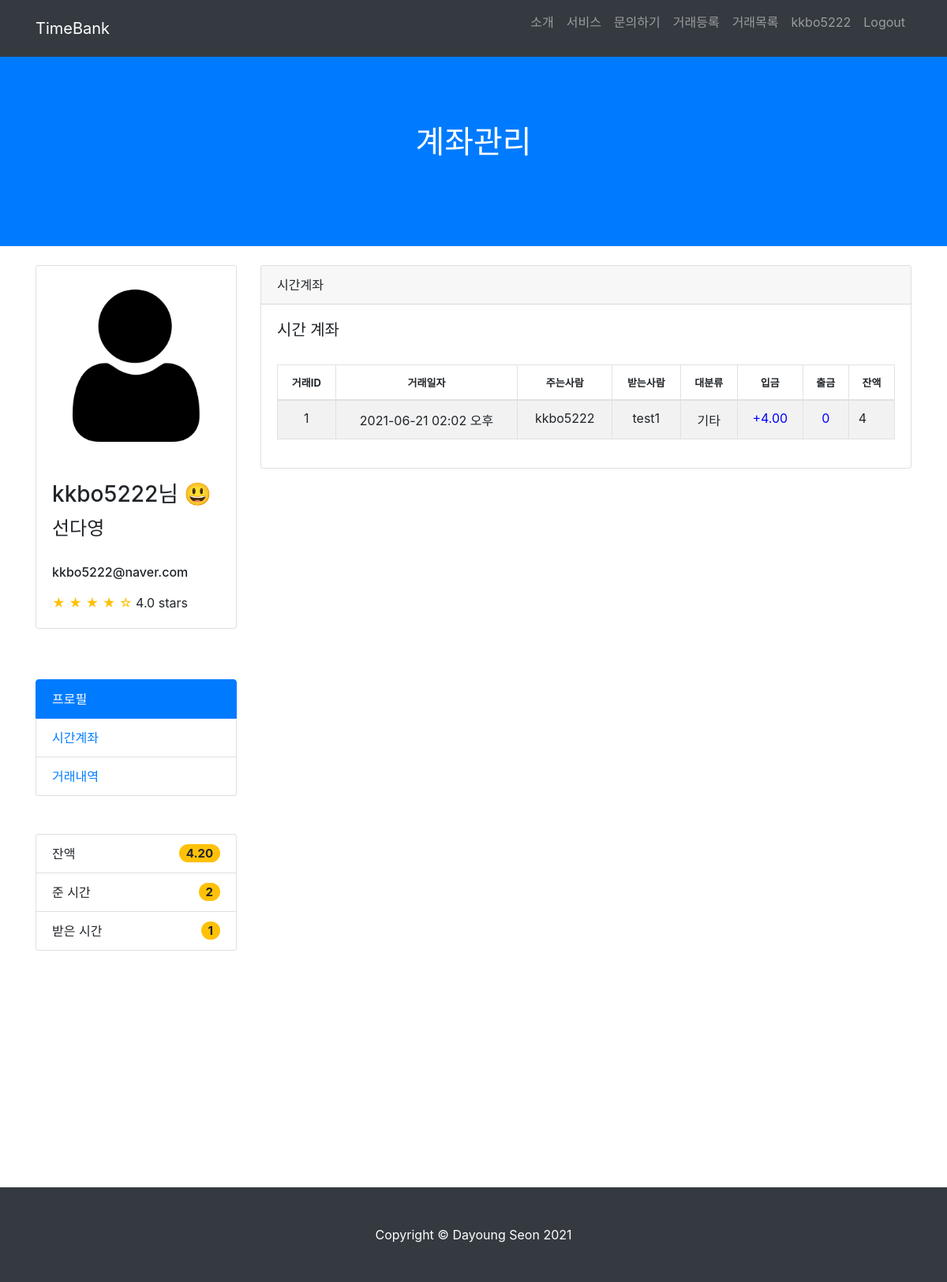
Screenshot of /account/balance (signed in) with the database file from the repository.
### TimeBank_account/models.py (models this page shows)
class User(AbstractUser):
    username = models.CharField(max_length=64, verbose_name='사용자ID', unique=True)
    email = models.EmailField(max_length=128, verbose_name='E-mail')
    name = models.CharField(max_length=64, verbose_name='이름')
    password = models.CharField(max_length=100, verbose_name='비밀번호')
    contact = models.CharField(max_length=150, verbose_name='연락처')
    birth = models.CharField(max_length=150, verbose_name='생년월일')
    user_age = models.CharField(max_length=50, verbose_name='연령대')
    gender_choice = [('여성','여성'),('남성','남성'),('기타','기타')]
    gender = models.CharField(max_length=2, choices=gender_choice, verbose_name='성별')
    balance = models.DecimalField(decimal_places=2, max_digits=5,verbose_name='잔액', default=10)
    registered_dtn = models.DateField(auto_now_add=True, verbose_name='가입일자')
    image = models.ImageField(upload_to="images/", blank=True)
    about = models.TextField(verbose_name="소개말", blank=True)
    object = CustomUserManager()
    def __str__(self):
        return self.username
    class Meta:
        db_table = 'TimeBank_user'

class Account(models.Model):
    timestamp = models.DateTimeField(auto_now_add=True, verbose_name='거래일자')
    giver = models.ForeignKey('User', on_delete=models.CASCADE, related_name='giver', verbose_name='주는사람', null=True)
    taker = models.ForeignKey('User', on_delete=models.CASCADE, related_name='taker', verbose_name='받는사람', null=True)
    mainwork = models.CharField(max_length=100, default='', null=False)
    subwork = models.CharField(max_length=100, default='', null=False)
    tok = models.DecimalField(default=0, decimal_places=2, max_digits=5, verbose_name='거래금액')
    giver_balance = models.IntegerField(default=0, verbose_name='주는사람 잔액')
    taker_balance = models.IntegerField(default=0, verbose_name='받는사람 잔액')

### TimeBank_account/views.py (the view)
# urls.py: path('balance', views.balance, name="balance"),
@login_required
def balance(request):
    accounts = Account.objects.filter(giver=request.user) | Account.objects.filter(taker=request.user)
    return render(request, 'balance.html', {'accounts':accounts})

### TimeBank_account/templates/balance.html (shortened to what this page needs)
{% load static %}
<html lang="en">
<head>
  <link href="{% static 'vendor/bootstrap/css/bootstrap.min.css' %}" rel="stylesheet">
  <link href="{% static 'css/scrolling-nav.css' %}" rel="stylesheet">
</head>
<body id="page-top">
 <nav class="navbar navbar-expand-lg navbar-dark bg-dark fixed-top" id="mainNav">
  <div class="container">
    <a class="navbar-brand js-scroll-trigger" href="{% url 'index' %}">TimeBank</a>
    <div class="collapse navbar-collapse" id="navbarResponsive">
      <ul class="navbar-nav ml-auto">
        <li class="nav-item">
          <a class="nav-link js-scroll-trigger" href="{% url 'index' %}">소개</a>
        </li>
        <li class="nav-item">
          <a class="nav-link js-scroll-trigger" href="{% url 'index' %}">서비스</a>
        </li>
        <li class="nav-item">
          <a class="nav-link js-scroll-trigger" href="{% url 'index' %}">문의하기</a>
        </li>
        <li class="nav-item">
          <a class="nav-link js-scroll-trigger" href="{% url 'new_post' %}">거래등록</a>
        </li>
      <li class="nav-item">
        <a class="nav-link js-scroll-trigger" href="{% url 'post_list' %}">거래목록</a>
      </li>
        {% if user.is_authenticated %}
        <li class="nav-item">
          <a class="nav-link js-scroll-trigger" href="{% url 'profile' user.username %}">{{ user.get_username }}</a>
        </li>
        <li class="nav-item">
          <form action="{% url 'logout' %}" method="POST">
            <input type="submit" class="nav-link logout" href="{% url 'logout' %}" value="Logout" style="border: none; background: transparent;">
          </form>
        </li>
        {% endif %}
      </ul>
    </div>
  </div>
</nav>
  <header class="bg-primary text-white">
    <div class="container text-center">
      <h1>계좌관리</h1>
    </div>
  </header>
 <div class="container">
  <div class="row">
    <div class="col-lg-3">
      <div class="card mt-4">
        {% if user.image %}
        <img class="card-img-top img-fluid" src="{{ user.image.url }}" alt="user" style="padding: 30px;">
        {% else %}
        <img class="card-img-top img-fluid" src="/static/img/user.png" alt="user" style="padding: 30px;">
        {% endif %}
        <div class="card-body">
          <h3 class="card-title">{{ user.get_username }}님 😃</h3>
          <h4>{{ user.name }}</h4><br>
          <h6>{{ user.email }}</h6>
          <span class="text-warning">&#9733; &#9733; &#9733; &#9733; &#9734;</span>
          4.0 stars
        </div>
      </div>
      <p><br><br></p>
      <div class="list-group">
        <a href="{% url 'profile' user.username %}" class="list-group-item active">프로필</a>
        <a href="{% url 'balance' %}" class="list-group-item">시간계좌</a>
        <a href="{% url 'account' %}" class="list-group-item">거래내역</a>
      </div>
      <br><br>
      <ul class="list-group">
        <li class="list-group-item d-flex justify-content-between align-items-center">
          잔액
          <span class="badge badge-warning badge-pill" style="font-size: 15px;">{{ user.balance }}</span>
        </li>
        <li class="list-group-item d-flex justify-content-between align-items-center">
          준 시간
          <span class="badge badge-warning badge-pill" style="font-size: 15px;">2</span>
        </li>
        <li class="list-group-item d-flex justify-content-between align-items-center">
          받은 시간
          <span class="badge badge-warning badge-pill" style="font-size: 15px;">1</span>
        </li>
      </ul>
    </div>
    <div class="col-lg-9">
      <div class="card card-outline-secondary my-4">
        <div class="card-header">
          시간계좌
        </div>
        <div class="card-body">
          <h5>시간 계좌</h5>
          <br>
          <table id="example" class="table table-striped table-bordered" style="width:100%">
            <thead>
              <tr>
                <th style="font-size: 13px; text-align: center;">거래ID</th>
                <th style="font-size: 13px; text-align: center;">거래일자</th>
                <th style="font-size: 13px; text-align: center;">주는사람</th>
                <th style="font-size: 13px; text-align: center;">받는사람</th>
                <th style="font-size: 13px; text-align: center;">대분류</th>
                <th style="font-size: 13px; text-align: center;">입금</th>
                <th style="font-size: 13px; text-align: center;">출금</th>
                <th style="font-size: 13px; text-align: center;">잔액</th>
            </tr>
            </thead>
            <tbody>
                <tr>
                  {% for account in accounts %}
                    <td style="text-align: center;">{{ account.id }}</td>
                    <td style="text-align: center;">{{ account.timestamp|date:"Y-m-d h:i A"}}</td>
                    <td style="text-align: center;">{{ account.giver }}</td>
                    <td style="text-align: center;">{{ account.taker }}</td>
                    <td style="text-align: center;">{{ account.mainwork }}</td>
                    {% if account.giver == request.user %}
                    <td style="text-align: center; color: blue;">+{{ account.tok }}</td>
                    <td style="text-align: center; color: blue;">0</td>
                    <td>{{ account.giver_balance }}</td>
                    {% elif account.taker == request.user %}
                    <td style="text-align: center; color: blue;">0</td>
                    <td style="text-align: center; color: blue;">-{{account.tok}}</td>
                    <td>{{ account.taker_balance }}</td>
                    {% endif %}
                </tr>
                {% endfor %}
            </tbody>
          </table>
        </div>
      </div>
</div>
</div>
</div>
<section id="about">
</section>
  <footer class="py-5 bg-dark">
    <div class="container">
      <p class="m-0 text-center text-white">Copyright &copy; Dayoung Seon 2021</p>
    </div>
  </footer>
</body>
</html>

### TimeBank_account/static/css/scrolling-nav.css (style rules this page uses)
header { padding: 156px 0 100px; }
section { padding: 150px 0; }

### rows the page displays
User: get_username "kkbo5222", name "선다영", email "kkbo5222@naver.com", balance "4.20"
Account: id "1", timestamp "2021-06-21 02:02 오후", giver "kkbo5222", taker "test1", mainwork "기타", tok "4.00", giver_balance "4"
